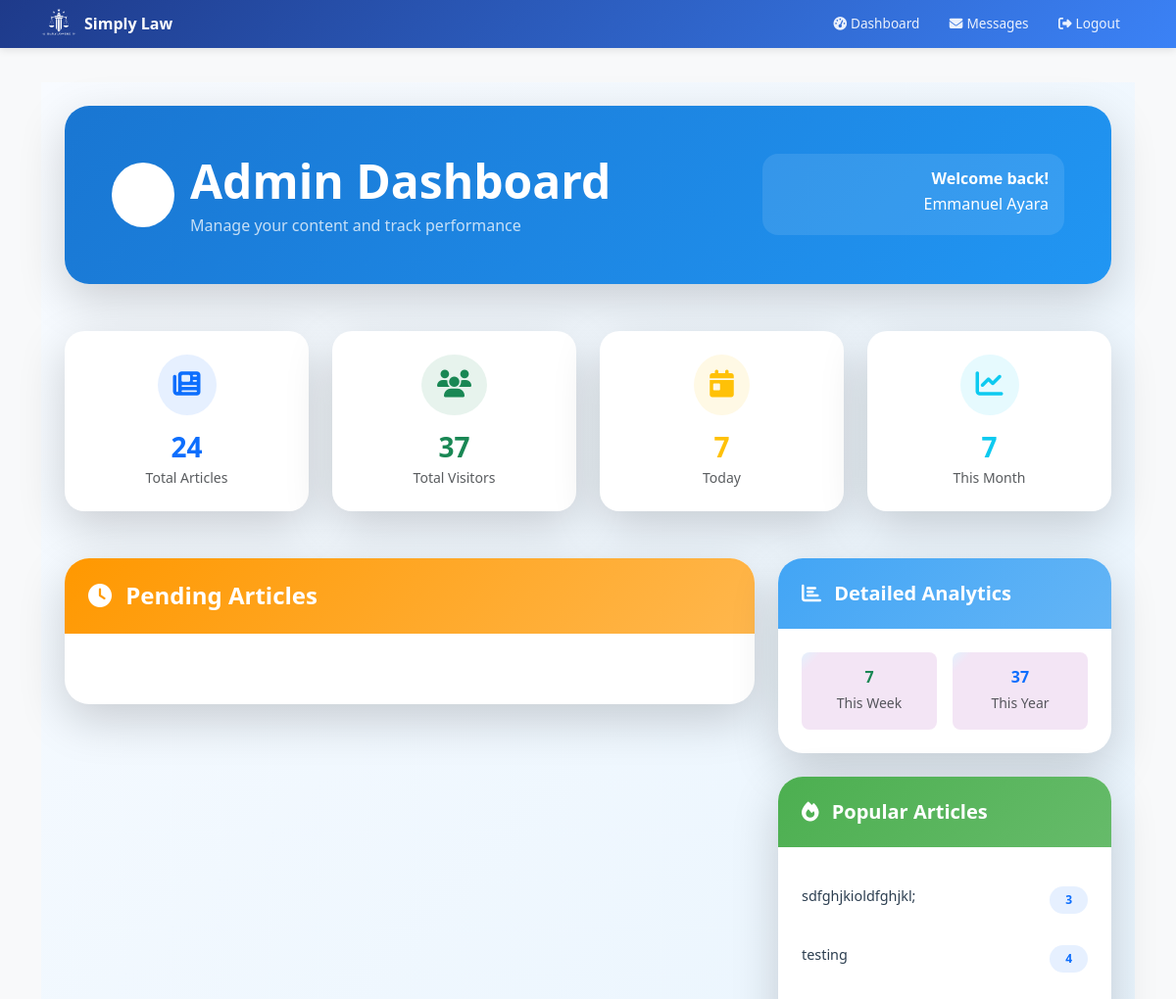
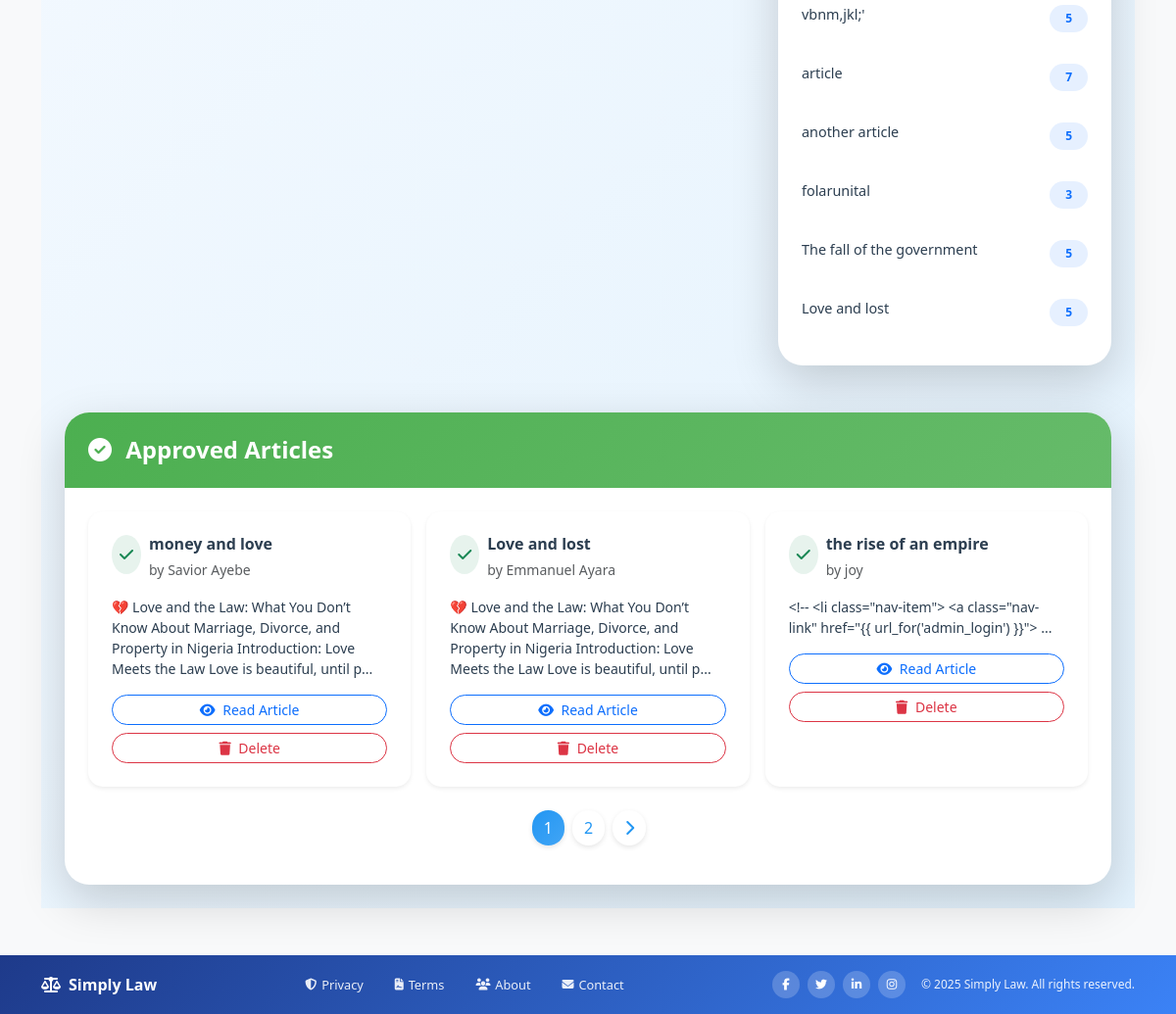
The app's page /admin/dashboard (signed in) with its own data (2 pictures, top to bottom).
### models.py (models this page shows)
class User(db.Model, UserMixin):
    id = db.Column(db.Integer, primary_key=True)
    username = db.Column(db.String(150), unique=True, nullable=False)
    password = db.Column(db.String(256), nullable=False)
    is_admin = db.Column(db.Boolean, default=False)
    email = db.Column(db.String(100), nullable=False)
    __table_args__ = (
        db.UniqueConstraint('email', name='uq_user_email'),
    )

class Article(db.Model):
    id = db.Column(db.Integer, primary_key=True)
    email = db.Column(db.String(120))
    title = db.Column(db.String(100), nullable=False)
    content = db.Column(db.Text, nullable=False)
    author = db.Column(db.String(100), nullable=False)
    date_posted = db.Column(db.DateTime, default=datetime.utcnow)
    comments = db.relationship('Comment', backref='article', lazy=True)
    likes = db.Column(db.Integer, default=0, nullable=False)
    status = db.Column(db.String(20), nullable=False, default='pending')
    views = db.Column(db.Integer, default=0)
    date_submitted = db.Column(db.DateTime, default=datetime.utcnow)
    cover_image = db.Column(db.String(100))  # New field
    document_filename = db.Column(db.String(120), nullable=True)
    category = db.Column(db.String(100), nullable=False, default='General')
    approved = db.Column(db.Boolean, default=False)  # <- important!

### routes.py (the view)
    @app.route('/admin/dashboard')
    @login_required
    def admin_dashboard():
        if not current_user.is_admin:
            flash('Access denied.', 'danger')
            return redirect(url_for('home'))
        total_articles = Article.query.count()
        total_visits = Visit.query.count()
        now = datetime.utcnow()
        daily_visits = Visit.query.filter(Visit.timestamp >= now - timedelta(days=1)).count()
        weekly_visits = Visit.query.filter(Visit.timestamp >= now - timedelta(weeks=1)).count()
        monthly_visits = Visit.query.filter(Visit.timestamp >= now - timedelta(days=30)).count()
        yearly_visits = Visit.query.filter(Visit.timestamp >= now - timedelta(days=365)).count()
        readers_per_article = db.session.query(
            Article.title, db.func.count(Visit.id)
        ).join(Visit, Article.id == Visit.article_id).group_by(Article.id).all()
        pending_page = request.args.get('pending_page', 1, type=int)
        approved_page = request.args.get('approved_page', 1, type=int)
        per_page = 3
        pending = Article.query.filter_by(status='pending') \
            .order_by(Article.date_posted.desc()) \
            .paginate(page=pending_page, per_page=per_page)
        approved = Article.query.filter_by(status='approved') \
            .order_by(Article.date_posted.desc()) \
            .paginate(page=approved_page, per_page=per_page)
        return render_template(
            'admin_dashboard.html',
            articles=pending,
            approved_articles=approved,
            total_articles=total_articles,
            total_visits=total_visits,
            daily_visits=daily_visits,
            weekly_visits=weekly_visits,
            monthly_visits=monthly_visits,
            yearly_visits=yearly_visits,
            readers_per_article=readers_per_article
        )

### templates/admin_dashboard.html (shortened to what this page needs)
{% extends 'layout.html' %}
{% block content %}
<div class="min-vh-100" style="background: linear-gradient(135deg, #f8fbff 0%, #e3f2fd 100%);">
  <div class="container-fluid py-4 px-3 px-md-4">
    <div class="row mb-5">
      <div class="col-12">
        <div class="card border-0 shadow-lg" style="border-radius: 25px; background: linear-gradient(135deg, #1976d2 0%, #2196f3 100%);">
          <div class="card-body p-4 p-md-5 text-white">
            <div class="row align-items-center">
              <div class="col-12 col-md-8">
                <div class="d-flex align-items-center mb-3 mb-md-0">
                  <div class="bg-white bg-opacity-20 rounded-circle p-3 me-3">
                    <i class="fas fa-tachometer-alt fs-2"></i>
                  </div>
                  <div>
                    <h1 class="display-5 fw-bold mb-1">Admin Dashboard</h1>
                    <p class="mb-0 opacity-75">Manage your content and track performance</p>
                  </div>
                </div>
              </div>
              <div class="col-12 col-md-4 text-md-end">
                <div class="bg-white bg-opacity-10 rounded-4 p-3">
                  <h6 class="fw-bold mb-1">Welcome back!</h6>
                  <p class="mb-1">{{ current_user.username }}</p>
                </div>
              </div>
            </div>
          </div>
        </div>
      </div>
    </div>
    <div class="row g-4 mb-5">
      <div class="col-6 col-md-3">
        <div class="card border-0 shadow-lg h-100" style="border-radius: 20px;">
          <div class="card-body text-center p-4">
            <div class="bg-primary bg-opacity-10 rounded-circle p-3 d-inline-block mb-3">
              <i class="fas fa-newspaper text-primary fs-3"></i>
            </div>
            <h3 class="fw-bold text-primary mb-1">{{ total_articles }}</h3>
            <p class="text-muted small mb-0">Total Articles</p>
          </div>
        </div>
      </div>
      <div class="col-6 col-md-3">
        <div class="card border-0 shadow-lg h-100" style="border-radius: 20px;">
          <div class="card-body text-center p-4">
            <div class="bg-success bg-opacity-10 rounded-circle p-3 d-inline-block mb-3">
              <i class="fas fa-users text-success fs-3"></i>
            </div>
            <h3 class="fw-bold text-success mb-1">{{ total_visits }}</h3>
            <p class="text-muted small mb-0">Total Visitors</p>
          </div>
        </div>
      </div>
      <div class="col-6 col-md-3">
        <div class="card border-0 shadow-lg h-100" style="border-radius: 20px;">
          <div class="card-body text-center p-4">
            <div class="bg-warning bg-opacity-10 rounded-circle p-3 d-inline-block mb-3">
              <i class="fas fa-calendar-day text-warning fs-3"></i>
            </div>
            <h3 class="fw-bold text-warning mb-1">{{ daily_visits }}</h3>
            <p class="text-muted small mb-0">Today</p>
          </div>
        </div>
      </div>
      <div class="col-6 col-md-3">
        <div class="card border-0 shadow-lg h-100" style="border-radius: 20px;">
          <div class="card-body text-center p-4">
            <div class="bg-info bg-opacity-10 rounded-circle p-3 d-inline-block mb-3">
              <i class="fas fa-chart-line text-info fs-3"></i>
            </div>
            <h3 class="fw-bold text-info mb-1">{{ monthly_visits }}</h3>
            <p class="text-muted small mb-0">This Month</p>
          </div>
        </div>
      </div>
    </div>
    <div class="row g-4">
      <div class="col-12 col-lg-8">
        <div class="card border-0 shadow-lg" style="border-radius: 25px;">
          <div class="card-header border-0 p-4" style="background: linear-gradient(135deg, #ff9800 0%, #ffb74d 100%); border-radius: 25px 25px 0 0;">
            <h4 class="fw-bold text-white mb-0">
              <i class="fas fa-clock me-2"></i>
              Pending Articles
            </h4>
          </div>
          <div class="card-body p-4">
          </div>
        </div>
      </div>
      <div class="col-12 col-lg-4">
        <div class="card border-0 shadow-lg mb-4" style="border-radius: 25px;">
          <div class="card-header border-0 p-4" style="background: linear-gradient(135deg, #42a5f5 0%, #64b5f6 100%); border-radius: 25px 25px 0 0;">
            <h5 class="fw-bold text-white mb-0">
              <i class="fas fa-chart-bar me-2"></i>
              Detailed Analytics
            </h5>
          </div>
          <div class="card-body p-4">
            <div class="row g-3">
              <div class="col-6">
                <div class="text-center p-3 rounded-3" style="background: linear-gradient(135deg, #e3f2fd 0%, #f3e5f5 10%);">
                  <h6 class="fw-bold text-success mb-1">{{ weekly_visits }}</h6>
                  <small class="text-muted">This Week</small>
                </div>
              </div>
              <div class="col-6">
                <div class="text-center p-3 rounded-3" style="background: linear-gradient(135deg, #e3f2fd 0%, #f3e5f5 10%);">
                  <h6 class="fw-bold text-primary mb-1">{{ yearly_visits }}</h6>
                  <small class="text-muted">This Year</small>
                </div>
              </div>
            </div>
          </div>
        </div>
        <div class="card border-0 shadow-lg" style="border-radius: 25px;">
          <div class="card-header border-0 p-4" style="background: linear-gradient(135deg, #4caf50 0%, #66bb6a 100%); border-radius: 25px 25px 0 0;">
            <h5 class="fw-bold text-white mb-0">
              <i class="fas fa-fire me-2"></i>
              Popular Articles
            </h5>
          </div>
          <div class="card-body p-4">
            {% if readers_per_article %}
              <div class="list-group list-group-flush">
                {% for title, count in readers_per_article %}
                  <div class="list-group-item border-0 px-0 py-3" style="background: transparent;">
                    <div class="d-flex justify-content-between align-items-start">
                      <div class="flex-grow-1 me-2">
                        <h6 class="fw-medium text-dark mb-1" style="font-size: 0.9rem; line-height: 1.4;">
                          {{ title[:50] }}{% if title|length > 50 %}...{% endif %}
                        </h6>
                      </div>
                      <div class="flex-shrink-0">
                        <span class="badge bg-primary bg-opacity-10 text-primary rounded-pill px-3 py-2">
                          {{ count }}
                        </span>
                      </div>
                    </div>
                  </div>
                {% endfor %}
              </div>
            {% else %}
              <div class="text-center py-3">
                <p class="text-muted mb-0">No data available yet</p>
              </div>
            {% endif %}
          </div>
        </div>
      </div>
    </div>
    <div class="row mt-5">
      <div class="col-12">
        <div class="card border-0 shadow-lg" style="border-radius: 25px;">
          <div class="card-header border-0 p-4" style="background: linear-gradient(135deg, #4caf50 0%, #66bb6a 100%); border-radius: 25px 25px 0 0;">
            <h4 class="fw-bold text-white mb-0">
              <i class="fas fa-check-circle me-2"></i>
              Approved Articles
            </h4>
          </div>
          <div class="card-body p-4">
            {% if approved_articles %}
              <div class="row g-3">
                {% for article in approved_articles %}
                  <div class="col-12 col-md-6 col-xl-4">
                    <div class="card border-0 shadow-sm h-100" style="border-radius: 15px; border-left: 4px solid #4caf50;">
                      <div class="card-body p-4">
                        <div class="d-flex align-items-start mb-3">
                          <div class="bg-success bg-opacity-10 rounded-circle p-2 me-2 flex-shrink-0">
                            <i class="fas fa-check text-success"></i>
                          </div>
                          <div class="flex-grow-1">
                            <h6 class="fw-bold text-dark mb-1">{{ article.title }}</h6>
                            <small class="text-muted">by {{ article.author }}</small>
                          </div>
                        </div>
                        <p class="text-dark mb-3 small" style="line-height: 1.5;">
                          {{ article.content[:150] }}{% if article.content|length > 150 %}...{% endif %}
                        </p>
                        <div class="d-flex flex-column gap-2">
                          <a href="{{ url_for('view_article', article_id=article.id) }}"
                             class="btn btn-sm btn-outline-primary rounded-pill">
                            <i class="fas fa-eye me-1"></i>
                            Read Article
                          </a>
                          <a href="{{ url_for('disapprove_article', article_id=article.id) }}"
                             class="btn btn-sm btn-outline-danger rounded-pill delete-btn">
                            <i class="fas fa-trash me-1"></i>
                            Delete
                          </a>
                        </div>
                      </div>
                    </div>
                  </div>
                {% endfor %}
              </div>
              <nav aria-label="Approved articles pagination" class="mt-4">
                <ul class="pagination justify-content-center">
                  {% for page_num in range(1, approved_articles.pages + 1) %}
                    <li class="page-item {% if approved_articles.page == page_num %}active{% endif %}">
                      <a class="page-link rounded-pill mx-1"
                         href="{{ url_for('admin_dashboard', approved_page=page_num, pending_page=articles.page) }}">
                        {{ page_num }}
                      </a>
                    </li>
                  {% endfor %}
                  {% if approved_articles.has_next %}
                    <li class="page-item">
                      <a class="page-link rounded-pill ms-1"
                         href="{{ url_for('admin_dashboard', approved_page=approved_articles.next_num, pending_page=articles.page) }}">
                        <i class="fas fa-chevron-right"></i>
                      </a>
                    </li>
                  {% endif %}
                </ul>
              </nav>
            {% endif %}
          </div>
        </div>
      </div>
    </div>
  </div>
</div>
{% endblock %}

### templates/layout.html (style rules this page uses)
body { background-color: #f8f9fa; font-family: 'Segoe UI', Tahoma, Geneva, Verdana, sans-serif; padding-top: 60px; }

### templates/admin_dashboard.html (style rules this page uses)
.card { transition: all 0.3s ease; }
.page-link { border: none; background: white; color: #2196f3; margin: 0 2px; box-shadow: 0 2px 5px rgba(0,0,0,0.1); transition: all 0.3s ease; }
.page-item.active .page-link { background: linear-gradient(135deg, #2196f3 0%, #42a5f5 100%); border-color: #2196f3; }
.col-6.col-md-3:nth-child(1) .card { animation-delay: 0.1s; }
.col-6.col-md-3:nth-child(2) .card { animation-delay: 0.2s; }
.col-6.col-md-3:nth-child(3) .card { animation-delay: 0.3s; }
.col-6.col-md-3:nth-child(4) .card { animation-delay: 0.4s; }
.card { animation: fadeInUp 0.6s ease-out backwards; }
.text-dark { color: #2c3e50 !important; }

### records on screen
User: username "Emmanuel Ayara"
Article: title "sdfghjkioldfghjkl;", views "3"
Article: title "testing", views "4"
Article: title "vbnm,jkl;'", views "5"
Article: title "article", views "7"
Article: title "another article", views "5"
Article: title "folarunital", views "3"
Article: title "The fall of the government", views "5"
Article: title "Love and lost", views "5", author "Emmanuel Ayara", content "💔 Love and the Law: What You Don’t Know About Marriage, Divorce, and Property in Nigeria Introduction: Love Meets the Law Love is beautiful, until p"
Article: title "money and love", author "Savior Ayebe", content "💔 Love and the Law: What You Don’t Know About Marriage, Divorce, and Property in Nigeria Introduction: Love Meets the Law Love is beautiful, until p"
Article: title "the rise of an empire", author "joy", content "<!-- <li class=\"nav-item\"> <a class=\"nav-link\" href=\"{{ url_for('admin_login') }}\">"

### other values on screen
{{ total_articles }} "24"
{{ total_visits }} "37"
{{ daily_visits }} "7"
{{ monthly_visits }} "7"
{{ weekly_visits }} "7"
{{ yearly_visits }} "37"
{{ page_num }} "1" "2"
{{ current_year or '2025' }} "2025"
